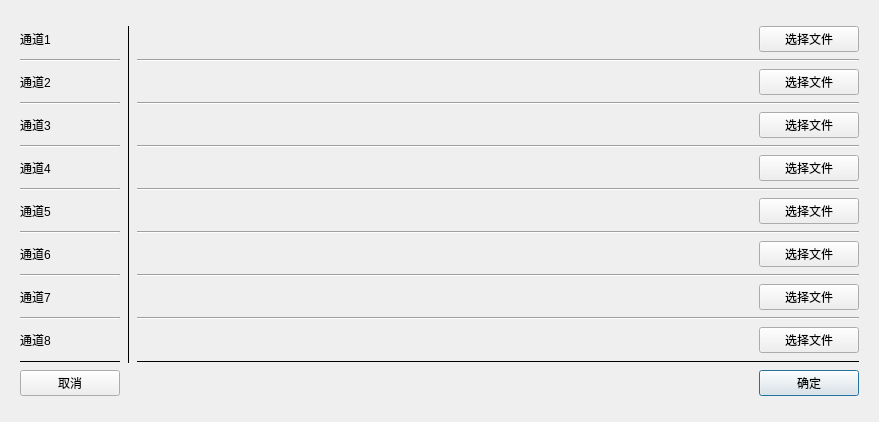
<?xml version="1.0" encoding="UTF-8"?>
<ui version="4.0">
 <class>Dialog</class>
 <widget class="QDialog" name="Dialog">
  <property name="geometry">
   <rect>
    <x>0</x>
    <y>0</y>
    <width>879</width>
    <height>422</height>
   </rect>
  </property>
  <property name="windowTitle">
   <string>Dialog</string>
  </property>
  <layout class="QVBoxLayout" name="verticalLayout">
   <item>
    <layout class="QGridLayout" name="gridLayout">
     <item row="0" column="0" colspan="2">
      <widget class="QFrame" name="gridFrame_2">
       <property name="minimumSize">
        <size>
         <width>0</width>
         <height>150</height>
        </size>
       </property>
       <layout class="QGridLayout" name="gridLayout_2">
        <item row="0" column="0">
         <layout class="QGridLayout" name="gridLayout_5" columnstretch="0,0,0,0,0,0">
          <property name="spacing">
           <number>7</number>
          </property>
          <item row="8" column="0">
           <widget class="QLabel" name="label_33">
            <property name="maximumSize">
             <size>
              <width>100</width>
              <height>16777215</height>
             </size>
            </property>
            <property name="text">
             <string>通道5</string>
            </property>
           </widget>
          </item>
          <item row="13" column="0">
           <widget class="Line" name="line_8">
            <property name="orientation">
             <enum>Qt::Horizontal</enum>
            </property>
           </widget>
          </item>
          <item row="14" column="0">
           <widget class="QLabel" name="label_45">
            <property name="maximumSize">
             <size>
              <width>100</width>
              <height>16777215</height>
             </size>
            </property>
            <property name="text">
             <string>通道8</string>
            </property>
           </widget>
          </item>
          <item row="12" column="3">
           <widget class="QLabel" name="file_name_label_6">
            <property name="minimumSize">
             <size>
              <width>500</width>
              <height>0</height>
             </size>
            </property>
            <property name="maximumSize">
             <size>
              <width>16777215</width>
              <height>16777215</height>
             </size>
            </property>
            <property name="text">
             <string/>
            </property>
            <property name="textFormat">
             <enum>Qt::AutoText</enum>
            </property>
            <property name="alignment">
             <set>Qt::AlignLeading|Qt::AlignLeft|Qt::AlignVCenter</set>
            </property>
           </widget>
          </item>
          <item row="2" column="3">
           <widget class="QLabel" name="file_name_label_1">
            <property name="minimumSize">
             <size>
              <width>500</width>
              <height>0</height>
             </size>
            </property>
            <property name="maximumSize">
             <size>
              <width>16777215</width>
              <height>16777215</height>
             </size>
            </property>
            <property name="text">
             <string/>
            </property>
            <property name="textFormat">
             <enum>Qt::AutoText</enum>
            </property>
            <property name="alignment">
             <set>Qt::AlignLeading|Qt::AlignLeft|Qt::AlignVCenter</set>
            </property>
           </widget>
          </item>
          <item row="0" column="0">
           <widget class="QLabel" name="label">
            <property name="maximumSize">
             <size>
              <width>100</width>
              <height>16777215</height>
             </size>
            </property>
            <property name="text">
             <string>通道1</string>
            </property>
           </widget>
          </item>
          <item row="6" column="0">
           <widget class="QLabel" name="label_4">
            <property name="maximumSize">
             <size>
              <width>100</width>
              <height>16777215</height>
             </size>
            </property>
            <property name="text">
             <string>通道4</string>
            </property>
           </widget>
          </item>
          <item row="6" column="3">
           <widget class="QLabel" name="file_name_label_3">
            <property name="minimumSize">
             <size>
              <width>500</width>
              <height>0</height>
             </size>
            </property>
            <property name="maximumSize">
             <size>
              <width>16777215</width>
              <height>16777215</height>
             </size>
            </property>
            <property name="text">
             <string/>
            </property>
            <property name="textFormat">
             <enum>Qt::AutoText</enum>
            </property>
            <property name="alignment">
             <set>Qt::AlignLeading|Qt::AlignLeft|Qt::AlignVCenter</set>
            </property>
           </widget>
          </item>
          <item row="16" column="4">
           <widget class="QPushButton" name="btn_config">
            <property name="minimumSize">
             <size>
              <width>100</width>
              <height>0</height>
             </size>
            </property>
            <property name="maximumSize">
             <size>
              <width>100</width>
              <height>16777215</height>
             </size>
            </property>
            <property name="text">
             <string>确定</string>
            </property>
           </widget>
          </item>
          <item row="5" column="3" colspan="2">
           <widget class="Line" name="line_31">
            <property name="orientation">
             <enum>Qt::Horizontal</enum>
            </property>
           </widget>
          </item>
          <item row="11" column="3" colspan="2">
           <widget class="Line" name="line_34">
            <property name="orientation">
             <enum>Qt::Horizontal</enum>
            </property>
           </widget>
          </item>
          <item row="4" column="0">
           <widget class="QLabel" name="label_3">
            <property name="maximumSize">
             <size>
              <width>100</width>
              <height>16777215</height>
             </size>
            </property>
            <property name="text">
             <string>通道3</string>
            </property>
           </widget>
          </item>
          <item row="2" column="0">
           <widget class="QLabel" name="label_2">
            <property name="maximumSize">
             <size>
              <width>100</width>
              <height>16777215</height>
             </size>
            </property>
            <property name="text">
             <string>通道2</string>
            </property>
           </widget>
          </item>
          <item row="10" column="3">
           <widget class="QLabel" name="file_name_label_5">
            <property name="minimumSize">
             <size>
              <width>500</width>
              <height>0</height>
             </size>
            </property>
            <property name="maximumSize">
             <size>
              <width>16777215</width>
              <height>16777215</height>
             </size>
            </property>
            <property name="text">
             <string/>
            </property>
            <property name="textFormat">
             <enum>Qt::AutoText</enum>
            </property>
            <property name="alignment">
             <set>Qt::AlignLeading|Qt::AlignLeft|Qt::AlignVCenter</set>
            </property>
           </widget>
          </item>
          <item row="4" column="3">
           <widget class="QLabel" name="file_name_label_2">
            <property name="minimumSize">
             <size>
              <width>500</width>
              <height>0</height>
             </size>
            </property>
            <property name="maximumSize">
             <size>
              <width>16777215</width>
              <height>16777215</height>
             </size>
            </property>
            <property name="text">
             <string/>
            </property>
            <property name="textFormat">
             <enum>Qt::AutoText</enum>
            </property>
            <property name="alignment">
             <set>Qt::AlignLeading|Qt::AlignLeft|Qt::AlignVCenter</set>
            </property>
           </widget>
          </item>
          <item row="8" column="3">
           <widget class="QLabel" name="file_name_label_4">
            <property name="minimumSize">
             <size>
              <width>500</width>
              <height>0</height>
             </size>
            </property>
            <property name="maximumSize">
             <size>
              <width>16777215</width>
              <height>16777215</height>
             </size>
            </property>
            <property name="text">
             <string/>
            </property>
            <property name="textFormat">
             <enum>Qt::AutoText</enum>
            </property>
            <property name="alignment">
             <set>Qt::AlignLeading|Qt::AlignLeft|Qt::AlignVCenter</set>
            </property>
           </widget>
          </item>
          <item row="12" column="0">
           <widget class="QLabel" name="label_41">
            <property name="maximumSize">
             <size>
              <width>100</width>
              <height>16777215</height>
             </size>
            </property>
            <property name="text">
             <string>通道7</string>
            </property>
           </widget>
          </item>
          <item row="9" column="3" colspan="2">
           <widget class="Line" name="line_33">
            <property name="orientation">
             <enum>Qt::Horizontal</enum>
            </property>
           </widget>
          </item>
          <item row="0" column="4">
           <widget class="QPushButton" name="select_file_0">
            <property name="minimumSize">
             <size>
              <width>100</width>
              <height>0</height>
             </size>
            </property>
            <property name="maximumSize">
             <size>
              <width>100</width>
              <height>16777215</height>
             </size>
            </property>
            <property name="text">
             <string>选择文件</string>
            </property>
           </widget>
          </item>
          <item row="9" column="0">
           <widget class="Line" name="line_6">
            <property name="orientation">
             <enum>Qt::Horizontal</enum>
            </property>
           </widget>
          </item>
          <item row="16" column="0">
           <widget class="QPushButton" name="btn_cancel">
            <property name="minimumSize">
             <size>
              <width>100</width>
              <height>0</height>
             </size>
            </property>
            <property name="maximumSize">
             <size>
              <width>100</width>
              <height>16777215</height>
             </size>
            </property>
            <property name="text">
             <string>取消</string>
            </property>
           </widget>
          </item>
          <item row="7" column="0">
           <widget class="Line" name="line_5">
            <property name="orientation">
             <enum>Qt::Horizontal</enum>
            </property>
           </widget>
          </item>
          <item row="14" column="3">
           <widget class="QLabel" name="file_name_label_7">
            <property name="minimumSize">
             <size>
              <width>500</width>
              <height>0</height>
             </size>
            </property>
            <property name="maximumSize">
             <size>
              <width>16777215</width>
              <height>16777215</height>
             </size>
            </property>
            <property name="text">
             <string/>
            </property>
            <property name="textFormat">
             <enum>Qt::AutoText</enum>
            </property>
            <property name="alignment">
             <set>Qt::AlignLeading|Qt::AlignLeft|Qt::AlignVCenter</set>
            </property>
           </widget>
          </item>
          <item row="1" column="0">
           <widget class="Line" name="line_2">
            <property name="orientation">
             <enum>Qt::Horizontal</enum>
            </property>
           </widget>
          </item>
          <item row="13" column="3" colspan="2">
           <widget class="Line" name="line_35">
            <property name="orientation">
             <enum>Qt::Horizontal</enum>
            </property>
           </widget>
          </item>
          <item row="10" column="0">
           <widget class="QLabel" name="label_37">
            <property name="maximumSize">
             <size>
              <width>100</width>
              <height>16777215</height>
             </size>
            </property>
            <property name="text">
             <string>通道6</string>
            </property>
           </widget>
          </item>
          <item row="3" column="0">
           <widget class="Line" name="line_3">
            <property name="orientation">
             <enum>Qt::Horizontal</enum>
            </property>
           </widget>
          </item>
          <item row="1" column="3" colspan="2">
           <widget class="Line" name="line_9">
            <property name="orientation">
             <enum>Qt::Horizontal</enum>
            </property>
           </widget>
          </item>
          <item row="3" column="3" colspan="2">
           <widget class="Line" name="line_10">
            <property name="orientation">
             <enum>Qt::Horizontal</enum>
            </property>
           </widget>
          </item>
          <item row="5" column="0">
           <widget class="Line" name="line_4">
            <property name="orientation">
             <enum>Qt::Horizontal</enum>
            </property>
           </widget>
          </item>
          <item row="0" column="3">
           <widget class="QLabel" name="file_name_label_0">
            <property name="minimumSize">
             <size>
              <width>500</width>
              <height>0</height>
             </size>
            </property>
            <property name="maximumSize">
             <size>
              <width>16777215</width>
              <height>16777215</height>
             </size>
            </property>
            <property name="text">
             <string/>
            </property>
            <property name="textFormat">
             <enum>Qt::AutoText</enum>
            </property>
            <property name="alignment">
             <set>Qt::AlignLeading|Qt::AlignLeft|Qt::AlignVCenter</set>
            </property>
           </widget>
          </item>
          <item row="11" column="0">
           <widget class="Line" name="line_7">
            <property name="orientation">
             <enum>Qt::Horizontal</enum>
            </property>
           </widget>
          </item>
          <item row="7" column="3" colspan="2">
           <widget class="Line" name="line_32">
            <property name="orientation">
             <enum>Qt::Horizontal</enum>
            </property>
           </widget>
          </item>
          <item row="15" column="3" colspan="2">
           <widget class="Line" name="line_12">
            <property name="frameShadow">
             <enum>QFrame::Plain</enum>
            </property>
            <property name="orientation">
             <enum>Qt::Horizontal</enum>
            </property>
           </widget>
          </item>
          <item row="15" column="0">
           <widget class="Line" name="line_11">
            <property name="frameShadow">
             <enum>QFrame::Plain</enum>
            </property>
            <property name="orientation">
             <enum>Qt::Horizontal</enum>
            </property>
           </widget>
          </item>
          <item row="0" column="1" rowspan="16">
           <widget class="Line" name="line">
            <property name="frameShadow">
             <enum>QFrame::Plain</enum>
            </property>
            <property name="orientation">
             <enum>Qt::Vertical</enum>
            </property>
           </widget>
          </item>
          <item row="2" column="4">
           <widget class="QPushButton" name="select_file_1">
            <property name="minimumSize">
             <size>
              <width>100</width>
              <height>0</height>
             </size>
            </property>
            <property name="maximumSize">
             <size>
              <width>100</width>
              <height>16777215</height>
             </size>
            </property>
            <property name="text">
             <string>选择文件</string>
            </property>
           </widget>
          </item>
          <item row="4" column="4">
           <widget class="QPushButton" name="select_file_2">
            <property name="minimumSize">
             <size>
              <width>100</width>
              <height>0</height>
             </size>
            </property>
            <property name="maximumSize">
             <size>
              <width>100</width>
              <height>16777215</height>
             </size>
            </property>
            <property name="text">
             <string>选择文件</string>
            </property>
           </widget>
          </item>
          <item row="6" column="4">
           <widget class="QPushButton" name="select_file_3">
            <property name="minimumSize">
             <size>
              <width>100</width>
              <height>0</height>
             </size>
            </property>
            <property name="maximumSize">
             <size>
              <width>100</width>
              <height>16777215</height>
             </size>
            </property>
            <property name="text">
             <string>选择文件</string>
            </property>
           </widget>
          </item>
          <item row="8" column="4">
           <widget class="QPushButton" name="select_file_4">
            <property name="minimumSize">
             <size>
              <width>100</width>
              <height>0</height>
             </size>
            </property>
            <property name="maximumSize">
             <size>
              <width>100</width>
              <height>16777215</height>
             </size>
            </property>
            <property name="text">
             <string>选择文件</string>
            </property>
           </widget>
          </item>
          <item row="10" column="4">
           <widget class="QPushButton" name="select_file_5">
            <property name="minimumSize">
             <size>
              <width>100</width>
              <height>0</height>
             </size>
            </property>
            <property name="maximumSize">
             <size>
              <width>100</width>
              <height>16777215</height>
             </size>
            </property>
            <property name="text">
             <string>选择文件</string>
            </property>
           </widget>
          </item>
          <item row="12" column="4">
           <widget class="QPushButton" name="select_file_6">
            <property name="minimumSize">
             <size>
              <width>100</width>
              <height>0</height>
             </size>
            </property>
            <property name="maximumSize">
             <size>
              <width>100</width>
              <height>16777215</height>
             </size>
            </property>
            <property name="text">
             <string>选择文件</string>
            </property>
           </widget>
          </item>
          <item row="14" column="4">
           <widget class="QPushButton" name="select_file_7">
            <property name="minimumSize">
             <size>
              <width>100</width>
              <height>0</height>
             </size>
            </property>
            <property name="maximumSize">
             <size>
              <width>100</width>
              <height>16777215</height>
             </size>
            </property>
            <property name="text">
             <string>选择文件</string>
            </property>
           </widget>
          </item>
         </layout>
        </item>
       </layout>
      </widget>
     </item>
    </layout>
   </item>
  </layout>
 </widget>
 <resources/>
 <connections/>
</ui>
